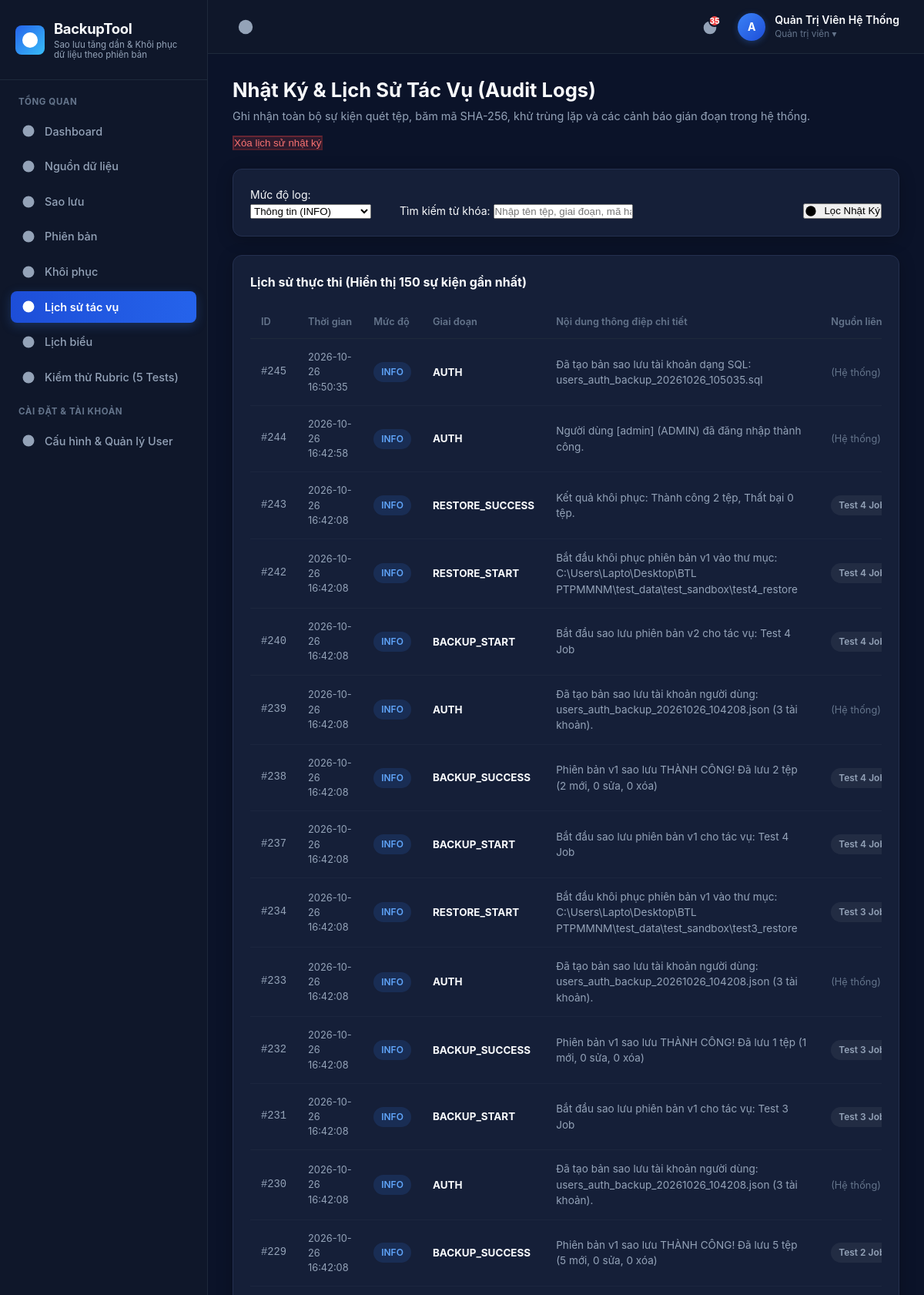
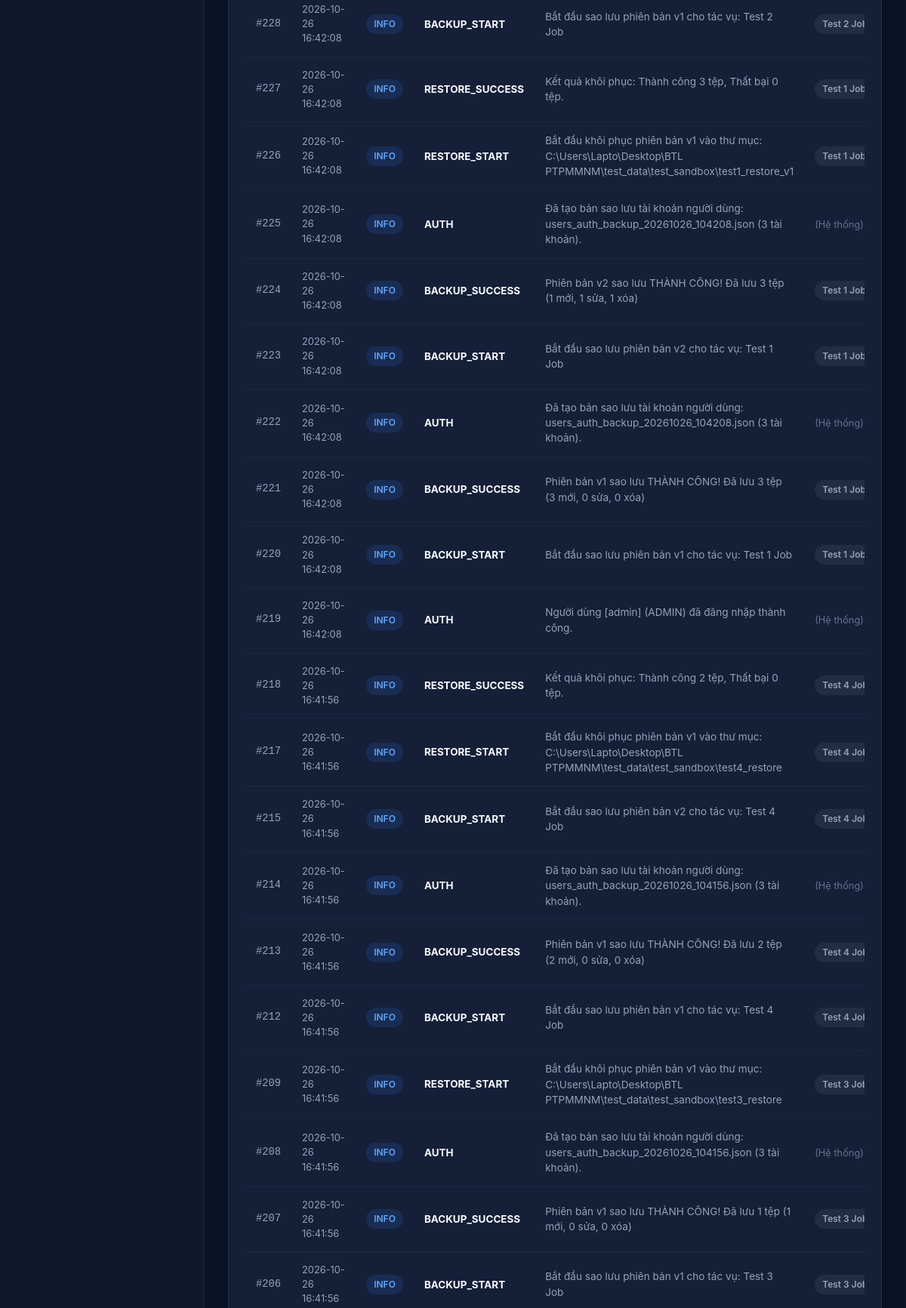
Page /logs.php?level=INFO (signed in, upper part) on the committed database (2 pictures, top to bottom).
### tables this page shows
CREATE TABLE IF NOT EXISTS `users` (
    `id` INT AUTO_INCREMENT PRIMARY KEY,
    `username` VARCHAR(50) NOT NULL UNIQUE,
    `email` VARCHAR(150) NOT NULL UNIQUE,
    `password_hash` VARCHAR(255) NOT NULL,
    `full_name` VARCHAR(100) NOT NULL,
    `role` ENUM('ADMIN', 'OPERATOR', 'VIEWER') DEFAULT 'OPERATOR',
    `avatar` VARCHAR(255) NULL,
    `created_at` DATETIME DEFAULT CURRENT_TIMESTAMP,
    `last_login` DATETIME NULL,
    `status` ENUM('ACTIVE', 'SUSPENDED') DEFAULT 'ACTIVE',
    INDEX `idx_users_username` (`username`),
    INDEX `idx_users_email` (`email`)
);

CREATE TABLE IF NOT EXISTS `run_logs` (
    `id` INT AUTO_INCREMENT PRIMARY KEY,
    `job_id` INT NULL,
    `version_id` INT NULL,
    `log_level` ENUM('INFO', 'WARNING', 'ERROR') DEFAULT 'INFO',
    `stage` VARCHAR(50) NOT NULL,
    `message` TEXT NOT NULL,
    `file_target` VARCHAR(500) NULL,
    `created_at` DATETIME DEFAULT CURRENT_TIMESTAMP,
    INDEX `idx_logs_version` (`version_id`),
    INDEX `idx_logs_level` (`log_level`)
);

CREATE TABLE IF NOT EXISTS `backup_jobs` (
    `id` INT AUTO_INCREMENT PRIMARY KEY,
    `name` VARCHAR(150) NOT NULL,
    `source_path` VARCHAR(500) NOT NULL,
    `target_path` VARCHAR(500) NOT NULL,
    `excluded_extensions` TEXT NULL COMMENT 'Đuôi file loại trừ, vd: .tmp, .log, .cache',
    `created_at` DATETIME DEFAULT CURRENT_TIMESTAMP,
    `updated_at` DATETIME DEFAULT CURRENT_TIMESTAMP ON UPDATE CURRENT_TIMESTAMP
);

### core/Auth.php (called while the page is built, shortened)
<?php
class Auth {
    public static function user(): ?array {
        try {
            $pdo = Database::getConnection();
            $stmt = $pdo->prepare('SELECT id, username, email, full_name, role, avatar, created_at, last_login, status FROM users WHERE id = ? AND status = "ACTIVE" LIMIT 1');
            $stmt->execute([$_SESSION['auth_user_id']]);
            $user = $stmt->fetch();
            if ($user) {
                return $user;
            }
        } catch (Exception $e) {
        }
        return null;
    }
    public static function isAdmin(): bool {
        $user = self::user();
        return $user !== null && ($user['role'] ?? '') === 'ADMIN';
    }
}

### logs.php (the view, shortened to what this page needs)
<?php
require_once __DIR__ . '/core/Icons.php';
require_once __DIR__ . '/core/Auth.php';
$pdo = Database::getConnection();
$levelFilter = $_GET['level'] ?? 'ALL';
$searchQuery = trim($_GET['q'] ?? '');
$sql = "SELECT l.*, j.name as job_name FROM `run_logs` l LEFT JOIN `backup_jobs` j ON l.job_id = j.id WHERE 1=1";
$params = [];
if ($levelFilter !== 'ALL') {
    $sql .= " AND l.log_level = ?";
    $params[] = $levelFilter;
}
$sql .= " ORDER BY l.id DESC LIMIT 150";
$stmt = $pdo->prepare($sql);
$stmt->execute($params);
$logs = $stmt->fetchAll();
require_once __DIR__ . '/views/header.php';
?>
<div style="margin-bottom: 24px; display: flex; align-items: center; justify-content: space-between; flex-wrap: wrap; gap: 12px;">
    <div>
        <h1 style="font-size: 1.6rem; font-weight: 700; color: var(--text-main);">
            Nhật Ký & Lịch Sử Tác Vụ (Audit Logs)
        </h1>
        <p style="color: var(--text-muted); font-size: 0.9rem; margin-top: 4px;">
            Ghi nhận toàn bộ sự kiện quét tệp, băm mã SHA-256, khử trùng lặp và các cảnh báo gián đoạn trong hệ thống.
        </p>
    </div>
    <div style="display: flex; gap: 8px;">
        <?php if (Auth::isAdmin()): ?>
        <form action="logs.php" method="POST" onsubmit="return confirm('Bạn có chắc chắn muốn xóa toàn bộ lịch sử nhật ký?');">
            <button type="submit" class="btn btn-secondary btn-sm" style="background-color: rgba(239, 68, 68, 0.15); color: #f87171; border-color: rgba(239, 68, 68, 0.3);">
                Xóa lịch sử nhật ký
            </button>
        </form>
        <?php endif; ?>
    </div>
</div>
<div class="dashboard-card" style="margin-bottom: 24px;">
    <form action="logs.php" method="GET" style="display: flex; gap: 14px; align-items: flex-end; flex-wrap: wrap;">
        <div style="width: 180px;">
            <label class="form-label" for="level">Mức độ log:</label>
            <select class="form-control" id="level" name="level" onchange="this.form.submit();">
                <option value="INFO" <?= ($levelFilter === 'INFO') ? 'selected' : '' ?>>Thông tin (INFO)</option>
            </select>
        </div>
        <div style="flex: 1; min-width: 240px;">
            <label class="form-label" for="q">Tìm kiếm từ khóa:</label>
            <input type="text" class="form-control" id="q" name="q" placeholder="Nhập tên tệp, giai đoạn, mã hash..." value="<?= htmlspecialchars($searchQuery) ?>">
        </div>
        <div>
            <button type="submit" class="btn btn-primary">
                <?= Icons::get('eye') ?>
                <span>Lọc Nhật Ký</span>
            </button>
        </div>
    </form>
</div>
<div class="dashboard-card">
    <div class="card-title-group">
        <div class="card-heading">
            Lịch sử thực thi (Hiển thị <?= count($logs) ?> sự kiện gần nhất)
        </div>
    </div>
    <div class="table-responsive">
        <table class="custom-table">
            <thead>
                <tr>
                    <th style="width: 60px;">ID</th>
                    <th style="width: 160px;">Thời gian</th>
                    <th style="width: 90px;">Mức độ</th>
                    <th style="width: 150px;">Giai đoạn</th>
                    <th>Nội dung thông điệp chi tiết</th>
                    <th>Nguồn liên quan</th>
                </tr>
            </thead>
            <tbody>
                <?php if (empty($logs)): ?>
                    <tr><td colspan="6" style="text-align: center; padding: 28px; color: var(--text-dim);">Không có bản ghi nhật ký nào phù hợp với bộ lọc.</td></tr>
                <?php else: ?>
                    <?php foreach ($logs as $log): ?>
                    <tr>
                        <td class="table-id">#<?= $log['id'] ?></td>
                        <td style="font-size: 0.8rem;"><?= htmlspecialchars($log['created_at']) ?></td>
                        <td>
                            <?php if ($log['log_level'] === 'INFO'): ?>
                                <span class="pill-badge" style="background: rgba(59, 130, 246, 0.15); color: #60a5fa;">INFO</span>
                            <?php elseif ($log['log_level'] === 'WARNING'): ?>
                                <span class="pill-badge warning">WARN</span>
                            <?php else: ?>
                                <span class="pill-badge danger">ERROR</span>
                            <?php endif; ?>
                        </td>
                        <td><strong style="color: var(--text-main); font-size: 0.84rem;"><?= htmlspecialchars($log['stage']) ?></strong></td>
                        <td style="font-size: 0.85rem; color: var(--text-muted);"><?= htmlspecialchars($log['message']) ?></td>
                        <td>
                            <?php if ($log['job_name']): ?>
                                <span class="pill-badge" style="background: rgba(255,255,255,0.06); color: var(--text-muted);"><?= htmlspecialchars($log['job_name']) ?></span>
                            <?php else: ?>
                                <span style="color: var(--text-dim); font-size: 0.8rem;">(Hệ thống)</span>
                            <?php endif; ?>
                        </td>
                    </tr>
                    <?php endforeach; ?>
                <?php endif; ?>
            </tbody>
        </table>
    </div>
</div>
<?php require_once __DIR__ . '/views/footer.php'; ?>

### views/header.php (shortened to what this page needs)
<?php
require_once __DIR__ . '/../core/Icons.php';
require_once __DIR__ . '/../core/Auth.php';
$currentUser = Auth::user();
$currentPage = basename($_SERVER['PHP_SELF']);
?>
<!DOCTYPE html>
<html lang="vi">
<head>
    <link rel="stylesheet" href="public/css/style.css">
</head>
<body>
<div class="app-container">
    <aside class="sidebar" id="appSidebar">
        <div class="sidebar-header">
            <div class="sidebar-logo-icon">
                <?= Icons::get('shield') ?>
            </div>
            <div class="sidebar-logo-text">
                <h2>BackupTool</h2>
                <p>Sao lưu tăng dần & Khôi phục<br>dữ liệu theo phiên bản</p>
            </div>
        </div>
        <div class="sidebar-nav">
            <div class="nav-section-label">Tổng Quan</div>
            <ul class="sidebar-menu">
                <li class="menu-item <?= ($currentPage === 'index.php') ? 'active' : '' ?>">
                    <a href="index.php">
                        <?= Icons::get('database') ?>
                        <span>Dashboard</span>
                    </a>
                </li>
                <li class="menu-item <?= ($currentPage === 'sources.php') ? 'active' : '' ?>">
                    <a href="sources.php">
                        <?= Icons::get('folder') ?>
                        <span>Nguồn dữ liệu</span>
                    </a>
                </li>
                <li class="menu-item <?= ($currentPage === 'backup.php') ? 'active' : '' ?>">
                    <a href="backup.php">
                        <?= Icons::get('play') ?>
                        <span>Sao lưu</span>
                    </a>
                </li>
                <li class="menu-item <?= ($currentPage === 'versions.php') ? 'active' : '' ?>">
                    <a href="versions.php">
                        <?= Icons::get('branch') ?>
                        <span>Phiên bản</span>
                    </a>
                </li>
                <li class="menu-item <?= ($currentPage === 'restore.php') ? 'active' : '' ?>">
                    <a href="restore.php">
                        <?= Icons::get('restore') ?>
                        <span>Khôi phục</span>
                    </a>
                </li>
                <li class="menu-item <?= ($currentPage === 'logs.php') ? 'active' : '' ?>">
                    <a href="logs.php">
                        <?= Icons::get('logs') ?>
                        <span>Lịch sử tác vụ</span>
                    </a>
                </li>
                <li class="menu-item <?= ($currentPage === 'schedules.php') ? 'active' : '' ?>">
                    <a href="schedules.php">
                        <?= Icons::get('refresh') ?>
                        <span>Lịch biểu</span>
                    </a>
                </li>
                <li class="menu-item <?= ($currentPage === 'test_suite.php') ? 'active' : '' ?>">
                    <a href="test_suite.php">
                        <?= Icons::get('test') ?>
                        <span>Kiểm thử Rubric (5 Tests)</span>
                    </a>
                </li>
            </ul>
            <div class="nav-section-label">Cài Đặt & Tài Khoản</div>
            <ul class="sidebar-menu">
                <li class="menu-item <?= ($currentPage === 'settings.php') ? 'active' : '' ?>">
                    <a href="settings.php">
                        <?= Icons::get('bolt') ?>
                        <span>Cấu hình & Quản lý User</span>
                    </a>
                </li>
            </ul>
        </div>
    </aside>
    <div class="main-content">
        <header class="topbar">
            <div class="topbar-left">
                <button class="menu-toggle-btn" id="menuToggle" title="Thu gọn / Mở rộng Menu">
                    <?= Icons::get('list') ?>
                </button>
            </div>
<?php
$warningCount = 0;
try {
    $pdoHeader = Database::getConnection();
    $warningCount = (int)$pdoHeader->query("SELECT COUNT(*) FROM `run_logs` WHERE `log_level` IN ('WARNING', 'ERROR')")->fetchColumn();
} catch (Exception $e) {}
?>
            <div class="topbar-right">
                <a href="logs.php" class="notification-btn" title="Nhật ký & Cảnh báo (<?= $warningCount ?> sự kiện)">
                    <?= Icons::get('alert') ?>
                    <?php if ($warningCount > 0): ?>
                        <span class="notification-badge"><?= min($warningCount, 99) ?></span>
                    <?php endif; ?>
                </a>
                <div class="user-dropdown-container" style="position: relative;">
                    <div class="user-profile" id="userMenuToggleBtn" style="cursor: pointer; user-select: none;">
                        <div class="user-avatar" style="background: <?= (($currentUser['role'] ?? '') === 'ADMIN') ? 'linear-gradient(135deg, #3b82f6, #1d4ed8)' : 'linear-gradient(135deg, #10b981, #059669)' ?>;">
                            <?= htmlspecialchars(strtoupper(substr($currentUser['username'] ?? 'U', 0, 1))) ?>
                        </div>
                        <div class="user-details">
                            <span class="user-name"><?= htmlspecialchars($currentUser['full_name'] ?? $currentUser['username'] ?? 'User') ?></span>
                            <span class="user-role"><?= (($currentUser['role'] ?? '') === 'ADMIN') ? 'Quản trị viên ▾' : 'Nhân viên vận hành ▾' ?></span>
                        </div>
                    </div>
                </div>
            </div>
        </header>
        <div class="page-body">

### rows in the picture
users: username "A", full_name "Quản Trị Viên Hệ Thống"
run_logs: id "245", created_at "2026-10-26 16:50:35", log_level "INFO", stage "AUTH", message "Đã tạo bản sao lưu tài khoản dạng SQL: users_auth_backup_20261026_105035.sql", shows "(Hệ thống)"
run_logs: id "244", created_at "2026-10-26 16:42:58", log_level "INFO", stage "AUTH", message "Người dùng [admin] (ADMIN) đã đăng nhập thành công.", shows "(Hệ thống)"
run_logs: id "243", created_at "2026-10-26 16:42:08", log_level "INFO", stage "RESTORE_SUCCESS", message "Kết quả khôi phục: Thành công 2 tệp, Thất bại 0 tệp.", backup_jobs.name "Test 4…"
run_logs: id "242", created_at "2026-10-26 16:42:08", log_level "INFO", stage "RESTORE_START", message "Bắt đầu khôi phục phiên bản v1 vào thư mục: C:\\Users\\Lapto\\Desktop\\BTL PTPMMNM\\test_data\\test_sandbox\\test4_restore", backup_jobs.name "Test 4…"
run_logs: id "240", created_at "2026-10-26 16:42:08", log_level "INFO", stage "BACKUP_START", message "Bắt đầu sao lưu phiên bản v2 cho tác vụ: Test 4 Job", backup_jobs.name "Test 4…"
run_logs: id "239", created_at "2026-10-26 16:42:08", log_level "INFO", stage "AUTH", message "Đã tạo bản sao lưu tài khoản người dùng: users_auth_backup_20261026_104208.json (3 tài khoản).", shows "(Hệ thống)"
run_logs: id "238", created_at "2026-10-26 16:42:08", log_level "INFO", stage "BACKUP_SUCCESS", message "Phiên bản v1 sao lưu THÀNH CÔNG! Đã lưu 2 tệp (2 mới, 0 sửa, 0 xóa)", backup_jobs.name "Test 4…"
run_logs: id "237", created_at "2026-10-26 16:42:08", log_level "INFO", stage "BACKUP_START", message "Bắt đầu sao lưu phiên bản v1 cho tác vụ: Test 4 Job", backup_jobs.name "Test 4…"
run_logs: id "234", created_at "2026-10-26 16:42:08", log_level "INFO", stage "RESTORE_START", message "Bắt đầu khôi phục phiên bản v1 vào thư mục: C:\\Users\\Lapto\\Desktop\\BTL PTPMMNM\\test_data\\test_sandbox\\test3_restore", backup_jobs.name "Test 3…"
run_logs: id "233", created_at "2026-10-26 16:42:08", log_level "INFO", stage "AUTH", message "Đã tạo bản sao lưu tài khoản người dùng: users_auth_backup_20261026_104208.json (3 tài khoản).", shows "(Hệ thống)"
run_logs: id "232", created_at "2026-10-26 16:42:08", log_level "INFO", stage "BACKUP_SUCCESS", message "Phiên bản v1 sao lưu THÀNH CÔNG! Đã lưu 1 tệp (1 mới, 0 sửa, 0 xóa)", backup_jobs.name "Test 3…"
run_logs: id "231", created_at "2026-10-26 16:42:08", log_level "INFO", stage "BACKUP_START", message "Bắt đầu sao lưu phiên bản v1 cho tác vụ: Test 3 Job", backup_jobs.name "Test 3…"
run_logs: id "230", created_at "2026-10-26 16:42:08", log_level "INFO", stage "AUTH", message "Đã tạo bản sao lưu tài khoản người dùng: users_auth_backup_20261026_104208.json (3 tài khoản).", shows "(Hệ thống)"
run_logs: id "229", created_at "2026-10-26 16:42:08", log_level "INFO", stage "BACKUP_SUCCESS", message "Phiên bản v1 sao lưu THÀNH CÔNG! Đã lưu 5 tệp (5 mới, 0 sửa, 0 xóa)", backup_jobs.name "Test 2…"
run_logs: id "228", created_at "2026-10-26 16:42:08", log_level "INFO", stage "BACKUP_START", message "Bắt đầu sao lưu phiên bản v1 cho tác vụ: Test 2 Job", backup_jobs.name "Test 2…"
run_logs: id "227", created_at "2026-10-26 16:42:08", log_level "INFO", stage "RESTORE_SUCCESS", message "Kết quả khôi phục: Thành công 3 tệp, Thất bại 0 tệp.", backup_jobs.name "Test 1…"
run_logs: id "226", created_at "2026-10-26 16:42:08", log_level "INFO", stage "RESTORE_START", message "Bắt đầu khôi phục phiên bản v1 vào thư mục: C:\\Users\\Lapto\\Desktop\\BTL PTPMMNM\\test_data\\test_sandbox\\test1_restore_v1", backup_jobs.name "Test 1…"
run_logs: id "225", created_at "2026-10-26 16:42:08", log_level "INFO", stage "AUTH", message "Đã tạo bản sao lưu tài khoản người dùng: users_auth_backup_20261026_104208.json (3 tài khoản).", shows "(Hệ thống)"
run_logs: id "224", created_at "2026-10-26 16:42:08", log_level "INFO", stage "BACKUP_SUCCESS", message "Phiên bản v2 sao lưu THÀNH CÔNG! Đã lưu 3 tệp (1 mới, 1 sửa, 1 xóa)", backup_jobs.name "Test 1…"
run_logs: id "223", created_at "2026-10-26 16:42:08", log_level "INFO", stage "BACKUP_START", message "Bắt đầu sao lưu phiên bản v2 cho tác vụ: Test 1 Job", backup_jobs.name "Test 1…"
run_logs: id "222", created_at "2026-10-26 16:42:08", log_level "INFO", stage "AUTH", message "Đã tạo bản sao lưu tài khoản người dùng: users_auth_backup_20261026_104208.json (3 tài khoản).", shows "(Hệ thống)"
run_logs: id "221", created_at "2026-10-26 16:42:08", log_level "INFO", stage "BACKUP_SUCCESS", message "Phiên bản v1 sao lưu THÀNH CÔNG! Đã lưu 3 tệp (3 mới, 0 sửa, 0 xóa)", backup_jobs.name "Test 1…"
run_logs: id "220", created_at "2026-10-26 16:42:08", log_level "INFO", stage "BACKUP_START", message "Bắt đầu sao lưu phiên bản v1 cho tác vụ: Test 1 Job", backup_jobs.name "Test 1…"
run_logs: id "219", created_at "2026-10-26 16:42:08", log_level "INFO", stage "AUTH", message "Người dùng [admin] (ADMIN) đã đăng nhập thành công.", shows "(Hệ thống)"
run_logs: id "218", created_at "2026-10-26 16:41:56", log_level "INFO", stage "RESTORE_SUCCESS", message "Kết quả khôi phục: Thành công 2 tệp, Thất bại 0 tệp.", backup_jobs.name "Test 4…"
run_logs: id "217", created_at "2026-10-26 16:41:56", log_level "INFO", stage "RESTORE_START", message "Bắt đầu khôi phục phiên bản v1 vào thư mục: C:\\Users\\Lapto\\Desktop\\BTL PTPMMNM\\test_data\\test_sandbox\\test4_restore", backup_jobs.name "Test 4…"
run_logs: id "215", created_at "2026-10-26 16:41:56", log_level "INFO", stage "BACKUP_START", message "Bắt đầu sao lưu phiên bản v2 cho tác vụ: Test 4 Job", backup_jobs.name "Test 4…"
run_logs: id "214", created_at "2026-10-26 16:41:56", log_level "INFO", stage "AUTH", message "Đã tạo bản sao lưu tài khoản người dùng: users_auth_backup_20261026_104156.json (3 tài khoản).", shows "(Hệ thống)"
run_logs: id "213", created_at "2026-10-26 16:41:56", log_level "INFO", stage "BACKUP_SUCCESS", message "Phiên bản v1 sao lưu THÀNH CÔNG! Đã lưu 2 tệp (2 mới, 0 sửa, 0 xóa)", backup_jobs.name "Test 4…"
run_logs: id "212", created_at "2026-10-26 16:41:56", log_level "INFO", stage "BACKUP_START", message "Bắt đầu sao lưu phiên bản v1 cho tác vụ: Test 4 Job", backup_jobs.name "Test 4…"
run_logs: id "209", created_at "2026-10-26 16:41:56", log_level "INFO", stage "RESTORE_START", message "Bắt đầu khôi phục phiên bản v1 vào thư mục: C:\\Users\\Lapto\\Desktop\\BTL PTPMMNM\\test_data\\test_sandbox\\test3_restore", backup_jobs.name "Test 3…"
run_logs: id "208", created_at "2026-10-26 16:41:56", log_level "INFO", stage "AUTH", message "Đã tạo bản sao lưu tài khoản người dùng: users_auth_backup_20261026_104156.json (3 tài khoản).", shows "(Hệ thống)"
run_logs: id "207", created_at "2026-10-26 16:41:56", log_level "INFO", stage "BACKUP_SUCCESS", message "Phiên bản v1 sao lưu THÀNH CÔNG! Đã lưu 1 tệp (1 mới, 0 sửa, 0 xóa)", backup_jobs.name "Test 3…"
run_logs: id "206", created_at "2026-10-26 16:41:56", log_level "INFO", stage "BACKUP_START", message "Bắt đầu sao lưu phiên bản v1 cho tác vụ: Test 3 Job", backup_jobs.name "Test 3…"

### other values in the picture
min($warningCount, 99) "35"
count($logs) "150"
